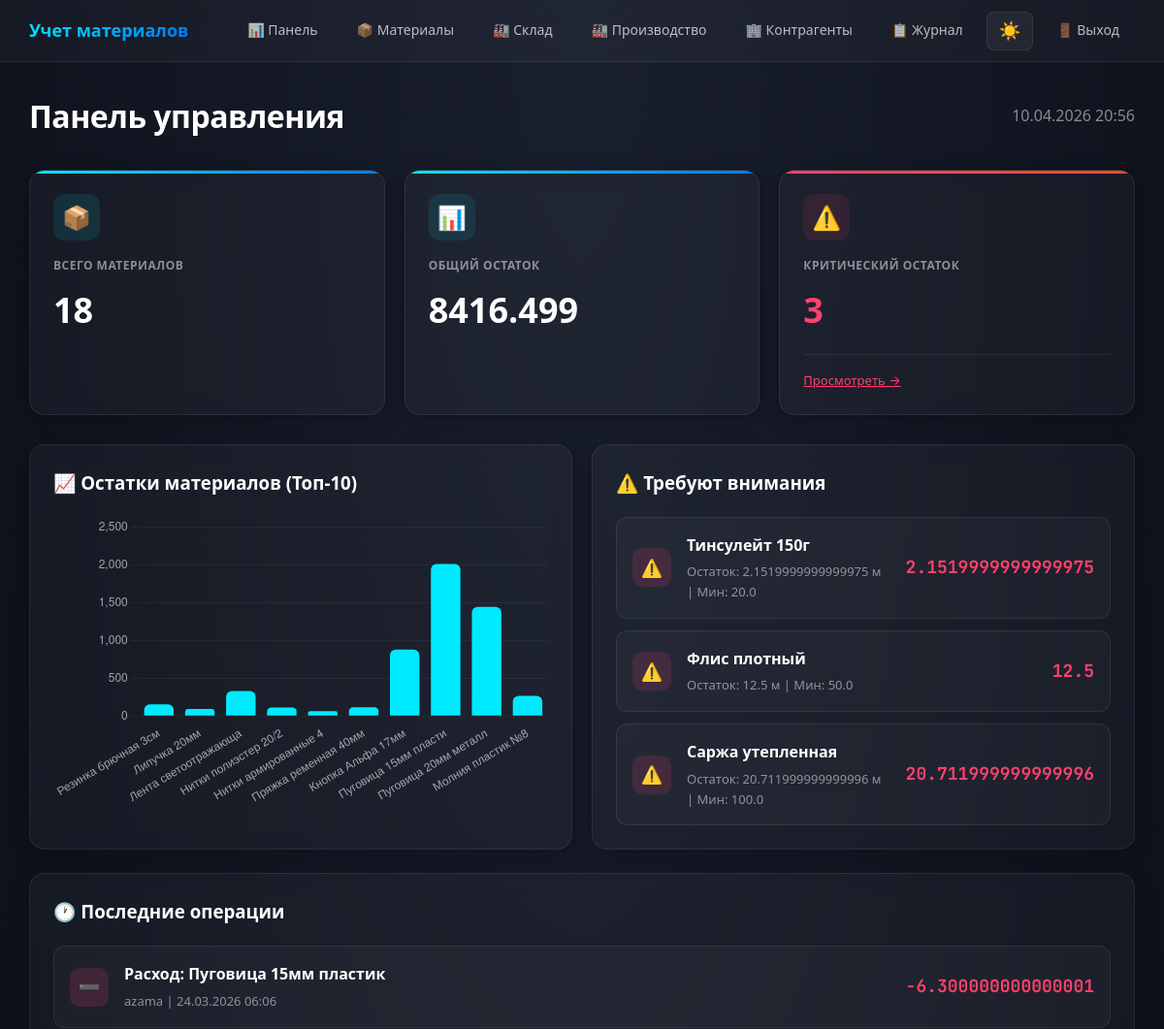
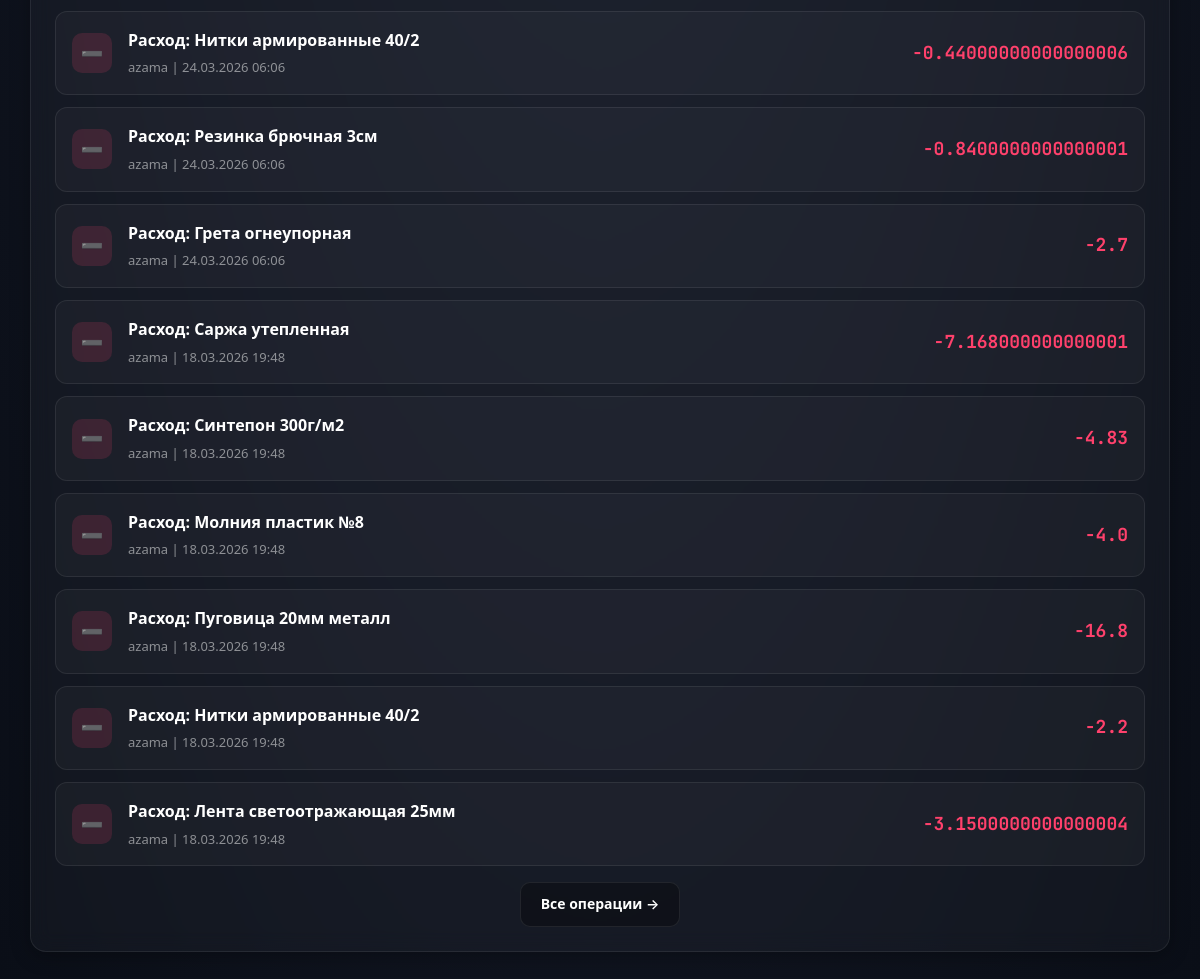
The page /dashboard/ (signed in) on the database its author committed (2 pictures, top to bottom).
### warehouse/models.py (models this page shows, shortened)
class Material(models.Model):
    name = models.CharField(max_length=255)
    article = models.CharField(max_length=100, unique=True)
    description = models.TextField(blank=True)
    unit = models.CharField(max_length=50, default='м')
    quantity = models.FloatField(default=0, validators=[MinValueValidator(0)])
    min_stock = models.FloatField(default=10)
    image = models.ImageField(upload_to='materials/', blank=True, null=True)
    price_per_unit = models.DecimalField(
        max_digits=12,
        decimal_places=2,
        default=0,
        verbose_name="Цена за единицу",
        help_text="Цена за метр, кг или штуку"
    )
    section = models.ForeignKey(
        'Section',  # Используем строку для ленивой загрузки
        on_delete=models.CASCADE,
        related_name='materials',
        null=True,
        blank=True
    )
    contractor = models.ForeignKey(
        'Contractor',
        on_delete=models.SET_NULL,
        null=True,
        blank=True
    )
    created_at = models.DateTimeField(auto_now_add=True, null=True)
    updated_at = models.DateTimeField(auto_now=True)
    color = models.CharField(max_length=100, blank=True)
    width = models.FloatField(null=True, blank=True)
    density = models.FloatField(null=True, blank=True)
    composition = models.CharField(max_length=255, blank=True)
    class Meta:
        ordering = ['-created_at']
    contractor = models.ForeignKey(
        'Contractor',
        on_delete=models.SET_NULL,
        null=True,
        blank=True
    )
    created_at = models.DateTimeField(auto_now_add=True, null=True)
    updated_at = models.DateTimeField(auto_now=True)
    color = models.CharField(max_length=100, blank=True)
    width = models.FloatField(null=True, blank=True)
    density = models.FloatField(null=True, blank=True)
    composition = models.CharField(max_length=255, blank=True)
    class Meta:
        ordering = ['-created_at']
    @property
    def is_low_stock(self):
        return self.quantity <= self.min_stock

class AuditLog(models.Model):
    ACTION_CHOICES = [
        ('receipt', 'Приход'),
        ('issue', 'Расход'),
        ('scrap', 'Списание'),
        ('edit', 'Редактирование'),
        ('delete', 'Удаление'),
        ('create', 'Создание'),
    ]
    action = models.CharField(max_length=20, choices=ACTION_CHOICES)
    material = models.ForeignKey(Material, on_delete=models.CASCADE, related_name='audit_logs')
    quantity = models.FloatField(default=0)
    user = models.ForeignKey(User, on_delete=models.SET_NULL, null=True)
    details = models.TextField(blank=True)
    created_at = models.DateTimeField(auto_now_add=True)
    class Meta:
        ordering = ['-created_at']
    @property
    def action_icon(self):
        icons = {
            'receipt': '➕',
            'issue': '➖',
            'scrap': '🗑️',
            'edit': '✏️',
            'delete': '❌',
            'create': '✨'
        }
        return icons.get(self.action, '📝')

### warehouse/views.py (the view)
# urls.py: path('dashboard/', views.dashboard, name='dashboard'),
@login_required
def dashboard(request):
    materials = Material.objects.select_related('section').all()
    total_materials = materials.count()
    total_quantity = sum(m.quantity for m in materials)
    low_stock = materials.filter(quantity__lte=F('min_stock')).count()
    chart_data = {
        'labels': [m.name[:20] for m in materials[:10]],
        'quantities': [m.quantity for m in materials[:10]],
        'colors': ['#ff416c' if m.is_low_stock else '#00eaff' for m in materials[:10]]
    }
    recent_ops = AuditLog.objects.select_related('material', 'user').order_by('-created_at')[:10]
    critical = materials.filter(quantity__lte=F('min_stock')).order_by('quantity')[:5]
    return render(request, 'warehouse/dashboard.html', {
        'total_materials': total_materials,
        'total_quantity': total_quantity,
        'low_stock': low_stock,
        'chart_data': chart_data,
        'recent_operations': recent_ops,
        'critical_materials': critical,
        'now': timezone.now()
    })

### templates/warehouse/dashboard.html (shortened to what this page needs)
{% extends "base.html" %}
{% block content %}
<div class="page-header">
    <h1 class="page-title">Панель управления</h1>
    <span style="color: var(--text-muted);">{{ now|date:"d.m.Y H:i" }}</span>
</div>
<div class="stats-grid">
    <div class="card stat-card">
        <div class="stat-icon">📦</div>
        <div class="card-title">Всего материалов</div>
        <div class="card-value">{{ total_materials }}</div>
    </div>
    <div class="card stat-card">
        <div class="stat-icon">📊</div>
        <div class="card-title">Общий остаток</div>
        <div class="card-value">{{ total_quantity }}</div>
    </div>
    <div class="card stat-card {% if low_stock > 0 %}critical{% endif %}">
        <div class="stat-icon">⚠️</div>
        <div class="card-title">Критический остаток</div>
        <div class="card-value" style="color: {% if low_stock > 0 %}var(--danger){% endif %};">{{ low_stock }}</div>
        {% if low_stock > 0 %}
        <div class="card-footer">
            <a href="{% url 'materials' %}?stock_status=low" style="color: var(--danger);">Просмотреть →</a>
        </div>
        {% endif %}
    </div>
</div>
<div class="grid-2">
    <div class="card">
        <h3 style="margin-bottom: 20px;">📈 Остатки материалов (Топ-10)</h3>
        <div style="position: relative; height: 300px; max-height: 300px;">
            <canvas id="stockChart"></canvas>
        </div>
    </div>
    <div class="card">
        <h3 style="margin-bottom: 20px;">⚠️ Требуют внимания</h3>
        {% if critical_materials %}
        <div class="operation-list">
            {% for m in critical_materials %}
            <a href="{% url 'material_detail' m.id %}" class="operation-item" style="text-decoration: none; color: inherit;">
                <div class="operation-icon" style="background: rgba(255, 65, 108, 0.15);">⚠️</div>
                <div class="operation-content">
                    <div class="operation-title">{{ m.name }}</div>
                    <div class="operation-meta">Остаток: {{ m.quantity }} {{ m.unit }} | Мин: {{ m.min_stock }}</div>
                </div>
                <div class="operation-quantity" style="color: var(--danger);">{{ m.quantity }}</div>
            </a>
            {% endfor %}
        </div>
        {% else %}
        <div class="empty-state" style="padding: 40px;">
            <div style="font-size: 48px;">✅</div>
            <p>Все остатки в норме</p>
        </div>
        {% endif %}
    </div>
</div>
<div class="card" style="margin-top: 24px;">
    <h3 style="margin-bottom: 20px;">🕐 Последние операции</h3>
    {% if recent_operations %}
    <div class="operation-list">
        {% for op in recent_operations %}
        <div class="operation-item {{ op.action }}">
            <div class="operation-icon">{{ op.action_icon }}</div>
            <div class="operation-content">
                <div class="operation-title">{{ op.get_action_display }}: {{ op.material.name }}</div>
                <div class="operation-meta">
                    {% if op.user %}{{ op.user.username }}{% else %}Система{% endif %} |
                    {{ op.created_at|date:"d.m.Y H:i" }}
                </div>
            </div>
            {% if op.quantity != 0 %}
            <div class="operation-quantity">{% if op.quantity > 0 %}+{% endif %}{{ op.quantity }}</div>
            {% endif %}
        </div>
        {% endfor %}
    </div>
    <div style="margin-top: 16px; text-align: center;">
        <a href="{% url 'audit_log' %}" class="btn btn-secondary">Все операции →</a>
    </div>
    {% else %}
    <p>Нет операций</p>
    {% endif %}
</div>
{% endblock %}
{% block extra_js %}
<script>
const ctx = document.getElementById('stockChart').getContext('2d');
const chartData = {{ chart_data|safe }};
new Chart(ctx, {
    type: 'bar',
    data: {
        labels: chartData.labels,
        datasets: [{
            label: 'Остаток',
            data: chartData.quantities,
            backgroundColor: chartData.colors,
            borderRadius: 6
        }]
    },
    options: {
        responsive: true,
        maintainAspectRatio: false,  // Важно!
        plugins: {
            legend: { display: false }
        },
        scales: {
            y: {
                beginAtZero: true,
                grid: { color: 'rgba(255, 255, 255, 0.05)' },
                ticks: { color: 'rgba(255, 255, 255, 0.6)' }
            },
            x: {
                grid: { display: false },
                ticks: {
                    color: 'rgba(255, 255, 255, 0.6)',
                    maxRotation: 45,
                    autoSkip: true,
                    maxTicksLimit: 10
                }
            }
        }
    }
});
</script>
{% endblock %}

### templates/base.html (shortened to what this page needs)
{% load static %}
<!DOCTYPE html>
<html lang="ru" data-theme="dark">
<head>
    <link rel="stylesheet" href="{% static 'css/style.css' %}">
</head>
<body>
    {% if user.is_authenticated %}
    <nav class="navbar">
        <div class="logo" title="Азнакай киемнерэ">
            <span class="logo-main">Учет материалов</span>
        </div>
        <div class="nav-links">
            <a href="{% url 'dashboard' %}">📊 Панель</a>
            <a href="{% url 'materials' %}">📦 Материалы</a>
            <a href="{% url 'warehouse' %}">🏭 Склад</a>
            <a href="{% url 'production_dashboard' %}">🏭 Производство</a>
            <a href="{% url 'contractors' %}">🏢 Контрагенты</a>
            <a href="{% url 'audit_log' %}">📋 Журнал</a>
            <button type="button" class="theme-toggle" onclick="toggleTheme()" title="Сменить тему">
                <span id="theme-icon">☀️</span>
            </button>
            <a href="{% url 'logout' %}">🚪 Выход</a>
        </div>
    </nav>
    {% endif %}
    <main class="main-content">
        {% block content %}{% endblock %}
    </main>
    {% block extra_js %}{% endblock %}
</body>
</html>

### rows shown on the page
Material: name "Тинсулейт 150г", quantity "2.1519999999999975", unit "м", min_stock "20.0"
Material: name "Флис плотный", quantity "12.5", unit "м", min_stock "50.0"
Material: name "Саржа утепленная", quantity "20.711999999999996", unit "м", min_stock "100.0"
AuditLog: action_icon "➖", action "Расход", material.name "Пуговица 15мм пластик", user.username "azama", created_at "24.03.2026 06:06", quantity "-6.300000000000001"
AuditLog: action_icon "➖", action "Расход", material.name "Нитки армированные 40/2", user.username "azama", created_at "24.03.2026 06:06", quantity "-0.44000000000000006"
AuditLog: action_icon "➖", action "Расход", material.name "Резинка брючная 3см", user.username "azama", created_at "24.03.2026 06:06", quantity "-0.8400000000000001"
AuditLog: action_icon "➖", action "Расход", material.name "Грета огнеупорная", user.username "azama", created_at "24.03.2026 06:06", quantity "-2.7"
AuditLog: action_icon "➖", action "Расход", material.name "Саржа утепленная", user.username "azama", created_at "18.03.2026 19:48", quantity "-7.168000000000001"
AuditLog: action_icon "➖", action "Расход", material.name "Синтепон 300г/м2", user.username "azama", created_at "18.03.2026 19:48", quantity "-4.83"
AuditLog: action_icon "➖", action "Расход", material.name "Молния пластик №8", user.username "azama", created_at "18.03.2026 19:48", quantity "-4.0"
AuditLog: action_icon "➖", action "Расход", material.name "Пуговица 20мм металл", user.username "azama", created_at "18.03.2026 19:48", quantity "-16.8"
AuditLog: action_icon "➖", action "Расход", material.name "Нитки армированные 40/2", user.username "azama", created_at "18.03.2026 19:48", quantity "-2.2"
AuditLog: action_icon "➖", action "Расход", material.name "Лента светоотражающая 25мм", user.username "azama", created_at "18.03.2026 19:48", quantity "-3.1500000000000004"

### other values the page prints
{{ total_materials }} "18"
{{ total_quantity }} "8416.499"
{{ low_stock }} "3"
